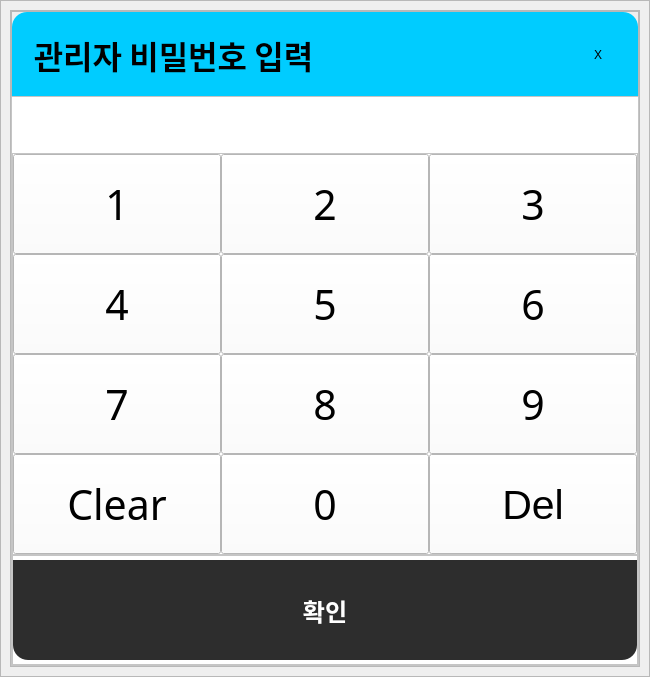
<?xml version="1.0" encoding="UTF-8"?>
<ui version="4.0">
 <class>Dialog</class>
 <widget class="QDialog" name="Dialog">
  <property name="geometry">
   <rect>
    <x>0</x>
    <y>0</y>
    <width>650</width>
    <height>669</height>
   </rect>
  </property>
  <property name="windowTitle">
   <string>Dialog</string>
  </property>
  <layout class="QHBoxLayout" name="horizontalLayout_4">
   <property name="spacing">
    <number>0</number>
   </property>
   <property name="leftMargin">
    <number>0</number>
   </property>
   <property name="topMargin">
    <number>0</number>
   </property>
   <property name="rightMargin">
    <number>0</number>
   </property>
   <property name="bottomMargin">
    <number>0</number>
   </property>
   <item>
    <widget class="QFrame" name="frame_main">
     <property name="maximumSize">
      <size>
       <width>650</width>
       <height>700</height>
      </size>
     </property>
     <property name="styleSheet">
      <string notr="true">QWidget#order_check_main_widget{
border-bottom-right-radius:15px;
border-bottom-left-radius:15px;
}</string>
     </property>
     <property name="frameShape">
      <enum>QFrame::StyledPanel</enum>
     </property>
     <property name="frameShadow">
      <enum>QFrame::Raised</enum>
     </property>
     <layout class="QVBoxLayout" name="verticalLayout_4">
      <property name="spacing">
       <number>0</number>
      </property>
      <property name="leftMargin">
       <number>0</number>
      </property>
      <property name="topMargin">
       <number>0</number>
      </property>
      <property name="rightMargin">
       <number>0</number>
      </property>
      <property name="bottomMargin">
       <number>0</number>
      </property>
      <item>
       <widget class="QStackedWidget" name="stack_main">
        <property name="currentIndex">
         <number>1</number>
        </property>
        <widget class="QWidget" name="page_menu_manager">
         <layout class="QVBoxLayout" name="verticalLayout_5">
          <property name="spacing">
           <number>0</number>
          </property>
          <property name="leftMargin">
           <number>0</number>
          </property>
          <property name="topMargin">
           <number>0</number>
          </property>
          <property name="rightMargin">
           <number>0</number>
          </property>
          <property name="bottomMargin">
           <number>0</number>
          </property>
          <item>
           <widget class="QFrame" name="title_frame_2">
            <property name="minimumSize">
             <size>
              <width>650</width>
              <height>0</height>
             </size>
            </property>
            <property name="maximumSize">
             <size>
              <width>16777215</width>
              <height>85</height>
             </size>
            </property>
            <property name="frameShape">
             <enum>QFrame::StyledPanel</enum>
            </property>
            <property name="frameShadow">
             <enum>QFrame::Raised</enum>
            </property>
            <layout class="QHBoxLayout" name="horizontalLayout_10">
             <property name="spacing">
              <number>0</number>
             </property>
             <property name="leftMargin">
              <number>0</number>
             </property>
             <property name="topMargin">
              <number>0</number>
             </property>
             <property name="rightMargin">
              <number>0</number>
             </property>
             <property name="bottomMargin">
              <number>0</number>
             </property>
             <item>
              <widget class="QLabel" name="payment_choose_title_bar_2">
               <property name="minimumSize">
                <size>
                 <width>500</width>
                 <height>50</height>
                </size>
               </property>
               <property name="maximumSize">
                <size>
                 <width>16777215</width>
                 <height>50</height>
                </size>
               </property>
               <property name="font">
                <font>
                 <family>Pretendard ExtraBold</family>
                 <pointsize>24</pointsize>
                 <weight>75</weight>
                 <bold>true</bold>
                </font>
               </property>
               <property name="styleSheet">
                <string notr="true">background-color: rgb(64, 79, 229);
    border-top-left-radius: 15px;
  
color:white;

</string>
               </property>
               <property name="text">
                <string>  메뉴 설정</string>
               </property>
               <property name="alignment">
                <set>Qt::AlignLeading|Qt::AlignLeft|Qt::AlignVCenter</set>
               </property>
              </widget>
             </item>
             <item>
              <widget class="QPushButton" name="btn_cancel">
               <property name="minimumSize">
                <size>
                 <width>85</width>
                 <height>50</height>
                </size>
               </property>
               <property name="maximumSize">
                <size>
                 <width>85</width>
                 <height>16777215</height>
                </size>
               </property>
               <property name="cursor">
                <cursorShape>PointingHandCursor</cursorShape>
               </property>
               <property name="styleSheet">
                <string notr="true">  border-top-right-radius: 15px;
background-color: rgb(64, 79, 229);</string>
               </property>
               <property name="text">
                <string>X</string>
               </property>
               <property name="icon">
                <iconset>
                 <normaloff>../img/qt자료/x.png</normaloff>../img/qt자료/x.png</iconset>
               </property>
               <property name="iconSize">
                <size>
                 <width>30</width>
                 <height>30</height>
                </size>
               </property>
              </widget>
             </item>
            </layout>
           </widget>
          </item>
          <item>
           <layout class="QVBoxLayout" name="verticalLayout">
            <property name="bottomMargin">
             <number>0</number>
            </property>
            <item>
             <layout class="QHBoxLayout" name="horizontalLayout_2">
              <property name="spacing">
               <number>0</number>
              </property>
              <item>
               <widget class="QPushButton" name="btn_chocolate">
                <property name="text">
                 <string>초콜릿</string>
                </property>
               </widget>
              </item>
              <item>
               <widget class="QPushButton" name="btn_fruit">
                <property name="text">
                 <string>과일</string>
                </property>
               </widget>
              </item>
              <item>
               <widget class="QPushButton" name="btn_plain">
                <property name="text">
                 <string>플레인</string>
                </property>
               </widget>
              </item>
              <item>
               <widget class="QPushButton" name="btn_special">
                <property name="text">
                 <string>스페셜</string>
                </property>
               </widget>
              </item>
              <item>
               <widget class="QPushButton" name="btn_topping">
                <property name="text">
                 <string>토핑</string>
                </property>
               </widget>
              </item>
             </layout>
            </item>
            <item>
             <layout class="QHBoxLayout" name="horizontalLayout">
              <property name="spacing">
               <number>5</number>
              </property>
              <item>
               <widget class="QLabel" name="label_2">
                <property name="text">
                 <string>메뉴명</string>
                </property>
                <property name="alignment">
                 <set>Qt::AlignCenter</set>
                </property>
               </widget>
              </item>
              <item>
               <widget class="QLabel" name="label">
                <property name="text">
                 <string>상태</string>
                </property>
                <property name="alignment">
                 <set>Qt::AlignCenter</set>
                </property>
               </widget>
              </item>
             </layout>
            </item>
            <item>
             <widget class="QScrollArea" name="scrollArea">
              <property name="widgetResizable">
               <bool>true</bool>
              </property>
              <widget class="QWidget" name="widget_list">
               <property name="geometry">
                <rect>
                 <x>0</x>
                 <y>0</y>
                 <width>644</width>
                 <height>541</height>
                </rect>
               </property>
              </widget>
             </widget>
            </item>
           </layout>
          </item>
         </layout>
        </widget>
        <widget class="QWidget" name="page_password">
         <layout class="QVBoxLayout" name="verticalLayout_8">
          <item>
           <widget class="QFrame" name="frame_password_main">
            <property name="frameShape">
             <enum>QFrame::StyledPanel</enum>
            </property>
            <property name="frameShadow">
             <enum>QFrame::Raised</enum>
            </property>
            <layout class="QVBoxLayout" name="verticalLayout_6">
             <property name="spacing">
              <number>0</number>
             </property>
             <property name="leftMargin">
              <number>0</number>
             </property>
             <property name="topMargin">
              <number>0</number>
             </property>
             <property name="rightMargin">
              <number>0</number>
             </property>
             <property name="bottomMargin">
              <number>0</number>
             </property>
             <item>
              <widget class="QFrame" name="frame_title">
               <property name="maximumSize">
                <size>
                 <width>16777215</width>
                 <height>85</height>
                </size>
               </property>
               <property name="frameShape">
                <enum>QFrame::StyledPanel</enum>
               </property>
               <property name="frameShadow">
                <enum>QFrame::Raised</enum>
               </property>
               <layout class="QHBoxLayout" name="horizontalLayout_6">
                <property name="spacing">
                 <number>0</number>
                </property>
                <property name="leftMargin">
                 <number>0</number>
                </property>
                <property name="topMargin">
                 <number>0</number>
                </property>
                <property name="rightMargin">
                 <number>0</number>
                </property>
                <property name="bottomMargin">
                 <number>0</number>
                </property>
                <item>
                 <widget class="QLabel" name="label_title">
                  <property name="minimumSize">
                   <size>
                    <width>0</width>
                    <height>85</height>
                   </size>
                  </property>
                  <property name="maximumSize">
                   <size>
                    <width>16777215</width>
                    <height>85</height>
                   </size>
                  </property>
                  <property name="font">
                   <font>
                    <family>Pretendard ExtraBold</family>
                    <pointsize>24</pointsize>
                    <weight>75</weight>
                    <bold>true</bold>
                   </font>
                  </property>
                  <property name="styleSheet">
                   <string notr="true">background-color: rgb(0, 204, 255);
    border-top-left-radius: 15px;
  
</string>
                  </property>
                  <property name="text">
                   <string>   관리자 비밀번호 입력</string>
                  </property>
                  <property name="alignment">
                   <set>Qt::AlignLeading|Qt::AlignLeft|Qt::AlignVCenter</set>
                  </property>
                 </widget>
                </item>
                <item>
                 <widget class="QPushButton" name="btn_quit">
                  <property name="minimumSize">
                   <size>
                    <width>80</width>
                    <height>85</height>
                   </size>
                  </property>
                  <property name="maximumSize">
                   <size>
                    <width>80</width>
                    <height>16777215</height>
                   </size>
                  </property>
                  <property name="styleSheet">
                   <string notr="true">  border-top-right-radius: 15px;
background-color: rgb(0, 204, 255);</string>
                  </property>
                  <property name="text">
                   <string>X</string>
                  </property>
                  <property name="icon">
                   <iconset>
                    <normaloff>../img/qt자료/x.png</normaloff>../img/qt자료/x.png</iconset>
                  </property>
                  <property name="iconSize">
                   <size>
                    <width>40</width>
                    <height>40</height>
                   </size>
                  </property>
                 </widget>
                </item>
               </layout>
              </widget>
             </item>
             <item>
              <widget class="QWidget" name="widget_keypad" native="true">
               <property name="styleSheet">
                <string notr="true">background-color: rgb(255, 255, 255);</string>
               </property>
               <layout class="QHBoxLayout" name="horizontalLayout_7">
                <property name="leftMargin">
                 <number>0</number>
                </property>
                <property name="topMargin">
                 <number>0</number>
                </property>
                <property name="rightMargin">
                 <number>0</number>
                </property>
                <property name="bottomMargin">
                 <number>0</number>
                </property>
                <item>
                 <widget class="QFrame" name="point_bottom_page">
                  <property name="frameShape">
                   <enum>QFrame::StyledPanel</enum>
                  </property>
                  <property name="frameShadow">
                   <enum>QFrame::Raised</enum>
                  </property>
                  <layout class="QVBoxLayout" name="verticalLayout_7">
                   <property name="spacing">
                    <number>0</number>
                   </property>
                   <property name="leftMargin">
                    <number>0</number>
                   </property>
                   <property name="topMargin">
                    <number>0</number>
                   </property>
                   <property name="rightMargin">
                    <number>0</number>
                   </property>
                   <property name="bottomMargin">
                    <number>0</number>
                   </property>
                   <item>
                    <widget class="QLabel" name="label_password">
                     <property name="font">
                      <font>
                       <family>Pretendard Medium</family>
                       <pointsize>31</pointsize>
                      </font>
                     </property>
                     <property name="text">
                      <string/>
                     </property>
                     <property name="alignment">
                      <set>Qt::AlignCenter</set>
                     </property>
                    </widget>
                   </item>
                   <item>
                    <widget class="QFrame" name="keypads">
                     <property name="styleSheet">
                      <string notr="true">QFrame#frame_3{border: 1px solid rgb(45, 45, 45);}</string>
                     </property>
                     <property name="frameShape">
                      <enum>QFrame::StyledPanel</enum>
                     </property>
                     <property name="frameShadow">
                      <enum>QFrame::Raised</enum>
                     </property>
                     <layout class="QGridLayout" name="gridLayout">
                      <property name="leftMargin">
                       <number>0</number>
                      </property>
                      <property name="topMargin">
                       <number>0</number>
                      </property>
                      <property name="rightMargin">
                       <number>0</number>
                      </property>
                      <property name="bottomMargin">
                       <number>0</number>
                      </property>
                      <property name="spacing">
                       <number>0</number>
                      </property>
                      <item row="3" column="3">
                       <widget class="QPushButton" name="btn_9">
                        <property name="minimumSize">
                         <size>
                          <width>140</width>
                          <height>100</height>
                         </size>
                        </property>
                        <property name="font">
                         <font>
                          <family>Pretendard Medium</family>
                          <pointsize>31</pointsize>
                         </font>
                        </property>
                        <property name="text">
                         <string>9</string>
                        </property>
                       </widget>
                      </item>
                      <item row="3" column="1">
                       <widget class="QPushButton" name="btn_7">
                        <property name="minimumSize">
                         <size>
                          <width>140</width>
                          <height>100</height>
                         </size>
                        </property>
                        <property name="font">
                         <font>
                          <family>Pretendard Medium</family>
                          <pointsize>31</pointsize>
                         </font>
                        </property>
                        <property name="text">
                         <string>7</string>
                        </property>
                       </widget>
                      </item>
                      <item row="1" column="1">
                       <widget class="QPushButton" name="btn_1">
                        <property name="minimumSize">
                         <size>
                          <width>140</width>
                          <height>100</height>
                         </size>
                        </property>
                        <property name="font">
                         <font>
                          <family>Pretendard Medium</family>
                          <pointsize>31</pointsize>
                         </font>
                        </property>
                        <property name="text">
                         <string>1</string>
                        </property>
                       </widget>
                      </item>
                      <item row="2" column="2">
                       <widget class="QPushButton" name="btn_5">
                        <property name="minimumSize">
                         <size>
                          <width>140</width>
                          <height>100</height>
                         </size>
                        </property>
                        <property name="font">
                         <font>
                          <family>Pretendard Medium</family>
                          <pointsize>31</pointsize>
                         </font>
                        </property>
                        <property name="text">
                         <string>5</string>
                        </property>
                       </widget>
                      </item>
                      <item row="2" column="3">
                       <widget class="QPushButton" name="btn_6">
                        <property name="minimumSize">
                         <size>
                          <width>140</width>
                          <height>100</height>
                         </size>
                        </property>
                        <property name="font">
                         <font>
                          <family>Pretendard Medium</family>
                          <pointsize>31</pointsize>
                         </font>
                        </property>
                        <property name="text">
                         <string>6</string>
                        </property>
                       </widget>
                      </item>
                      <item row="1" column="3">
                       <widget class="QPushButton" name="btn_3">
                        <property name="minimumSize">
                         <size>
                          <width>140</width>
                          <height>100</height>
                         </size>
                        </property>
                        <property name="font">
                         <font>
                          <family>Pretendard Medium</family>
                          <pointsize>31</pointsize>
                         </font>
                        </property>
                        <property name="text">
                         <string>3</string>
                        </property>
                       </widget>
                      </item>
                      <item row="7" column="3">
                       <widget class="QPushButton" name="btn_del">
                        <property name="minimumSize">
                         <size>
                          <width>140</width>
                          <height>100</height>
                         </size>
                        </property>
                        <property name="font">
                         <font>
                          <pointsize>31</pointsize>
                         </font>
                        </property>
                        <property name="text">
                         <string>Del</string>
                        </property>
                        <property name="icon">
                         <iconset>
                          <normaloff>../img/qt자료/back.png</normaloff>../img/qt자료/back.png</iconset>
                        </property>
                        <property name="iconSize">
                         <size>
                          <width>60</width>
                          <height>60</height>
                         </size>
                        </property>
                       </widget>
                      </item>
                      <item row="7" column="1">
                       <widget class="QPushButton" name="btn_clear">
                        <property name="minimumSize">
                         <size>
                          <width>140</width>
                          <height>100</height>
                         </size>
                        </property>
                        <property name="font">
                         <font>
                          <family>Pretendard Medium</family>
                          <pointsize>31</pointsize>
                         </font>
                        </property>
                        <property name="text">
                         <string>Clear</string>
                        </property>
                       </widget>
                      </item>
                      <item row="1" column="2">
                       <widget class="QPushButton" name="btn_2">
                        <property name="minimumSize">
                         <size>
                          <width>140</width>
                          <height>100</height>
                         </size>
                        </property>
                        <property name="font">
                         <font>
                          <family>Pretendard Medium</family>
                          <pointsize>31</pointsize>
                         </font>
                        </property>
                        <property name="text">
                         <string>2</string>
                        </property>
                       </widget>
                      </item>
                      <item row="7" column="2">
                       <widget class="QPushButton" name="btn_0">
                        <property name="minimumSize">
                         <size>
                          <width>140</width>
                          <height>100</height>
                         </size>
                        </property>
                        <property name="font">
                         <font>
                          <family>Pretendard Medium</family>
                          <pointsize>31</pointsize>
                         </font>
                        </property>
                        <property name="text">
                         <string>0</string>
                        </property>
                       </widget>
                      </item>
                      <item row="3" column="2">
                       <widget class="QPushButton" name="btn_8">
                        <property name="minimumSize">
                         <size>
                          <width>140</width>
                          <height>100</height>
                         </size>
                        </property>
                        <property name="font">
                         <font>
                          <family>Pretendard Medium</family>
                          <pointsize>31</pointsize>
                         </font>
                        </property>
                        <property name="text">
                         <string>8</string>
                        </property>
                       </widget>
                      </item>
                      <item row="2" column="1">
                       <widget class="QPushButton" name="btn_4">
                        <property name="minimumSize">
                         <size>
                          <width>140</width>
                          <height>100</height>
                         </size>
                        </property>
                        <property name="font">
                         <font>
                          <family>Pretendard Medium</family>
                          <pointsize>31</pointsize>
                         </font>
                        </property>
                        <property name="text">
                         <string>4</string>
                        </property>
                       </widget>
                      </item>
                     </layout>
                    </widget>
                   </item>
                   <item>
                    <widget class="QFrame" name="frame_2">
                     <property name="minimumSize">
                      <size>
                       <width>0</width>
                       <height>110</height>
                      </size>
                     </property>
                     <property name="maximumSize">
                      <size>
                       <width>16777215</width>
                       <height>110</height>
                      </size>
                     </property>
                     <property name="frameShape">
                      <enum>QFrame::StyledPanel</enum>
                     </property>
                     <property name="frameShadow">
                      <enum>QFrame::Raised</enum>
                     </property>
                     <layout class="QHBoxLayout" name="horizontalLayout_8">
                      <property name="spacing">
                       <number>0</number>
                      </property>
                      <property name="leftMargin">
                       <number>0</number>
                      </property>
                      <property name="topMargin">
                       <number>0</number>
                      </property>
                      <property name="rightMargin">
                       <number>0</number>
                      </property>
                      <property name="bottomMargin">
                       <number>0</number>
                      </property>
                      <item>
                       <widget class="QPushButton" name="btn_check_password">
                        <property name="minimumSize">
                         <size>
                          <width>141</width>
                          <height>100</height>
                         </size>
                        </property>
                        <property name="font">
                         <font>
                          <family>Pretendard SemiBold</family>
                          <pointsize>18</pointsize>
                          <weight>75</weight>
                          <bold>true</bold>
                         </font>
                        </property>
                        <property name="styleSheet">
                         <string notr="true">background-color: rgb(45, 45, 45);
    border-bottom-left-radius: 15px;
    border-bottom-right-radius: 15px;
color:white;</string>
                        </property>
                        <property name="text">
                         <string>확인</string>
                        </property>
                       </widget>
                      </item>
                     </layout>
                    </widget>
                   </item>
                  </layout>
                 </widget>
                </item>
               </layout>
              </widget>
             </item>
            </layout>
           </widget>
          </item>
         </layout>
        </widget>
       </widget>
      </item>
     </layout>
    </widget>
   </item>
  </layout>
 </widget>
 <resources/>
 <connections/>
</ui>
